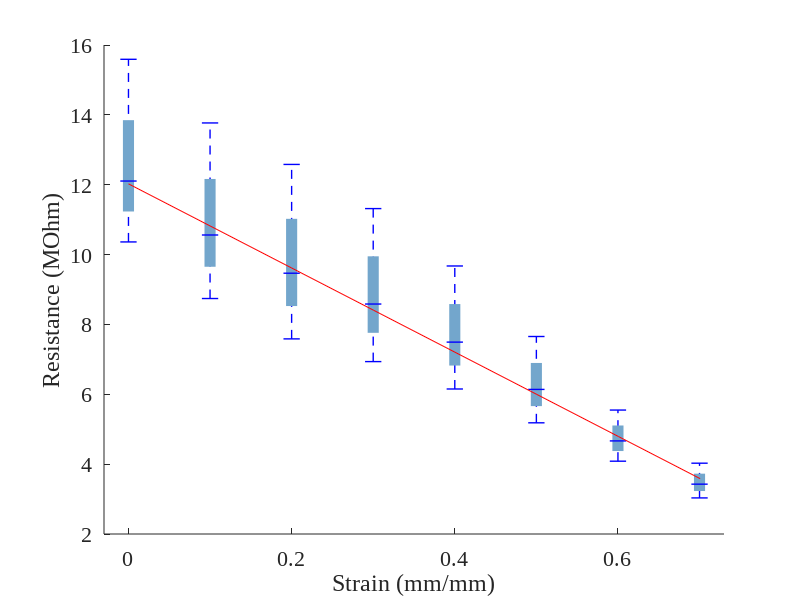

Write the MATLAB code that produced this figure.
%%%%%%%%%%%%%%%%%%%%%%%%%%%%%%%%%%%%%%%%%%%%%%%%%%
%   June 12, 2020
%   Resistance vs Strain for Line Gap Samples
%   Jakob Thygerson
%%%%%%%%%%%%%%%%%%%%%%%%%%%%%%%%%%%%%%%%%%%%%%%%%%

clear, clc, close all

strain = [3.33333E-05
0.1001
0.200011111
0.300204762
0.4004
0.500666667
0.600666667
0.700766667];

L1 = [15590.60227
13768.46584
12580.76082
11316.39183
9673.414855
7654.39451
5548.502249
4027.242214]./1000;

L2 = [10361.88604
9171.44767
8232.067685
7499.563702
6655.521517
5580.646873
4362.371831
3220.694715]./1000;

L3 = [10363.29657
8741.679425
7586.214881
6935.808875
6151.655671
5183.325144
4084.64955
3033.160889]./1000;


g1 = [L1(1),L2(1),L3(1)];
std1 = std(g1);
g2 = [L1(2),L2(2),L3(2)];
std2 = std(g2);
g3 = [L1(3),L2(3),L3(3)];
std3 = std(g3);
g4 = [L1(4),L2(4),L3(4)];
std4 = std(g4);
g5 = [L1(5),L2(5),L3(5)];
std5 = std(g5);
g6 = [L1(6),L2(6),L3(6)];
std6 = std(g6);
g7 = [L1(7),L2(7),L3(7)];
std7 = std(g7);
g8 = [L1(8),L2(8),L3(8)];
std8 = std(g8);

means = [mean(g1) mean(g2) mean(g3) mean(g4) mean(g5) mean(g6) mean(g7) mean(g8)];

m = polyfit(strain',means,1);

fit = m(1).*strain+m(2);

figure, hold on
ylabel('Resistance (MOhm)')
xlabel('Strain (mm/mm)')
xlim([-.03,.73])
set(gca,'fontname','Times New Roman');
set(gca,'fontsize',16);


%extreme line
plot([0 0], [min(g1), max(g1)],'--b','LineWidth',1)
plot([0.1 0.1],[min(g2), max(g2)],'--b','LineWidth',1)
plot([0.2 0.2],[min(g3), max(g3)],'--b','LineWidth',1)
plot([0.3 0.3],[min(g4), max(g4)],'--b','LineWidth',1)
plot([0.4 0.4],[min(g5), max(g5)],'--b','LineWidth',1)
plot([0.5 0.5],[min(g6), max(g6)],'--b','LineWidth',1)
plot([0.6 0.6],[min(g7), max(g7)],'--b','LineWidth',1)
plot([0.7 0.7],[min(g8), max(g8)],'--b','LineWidth',1)

%interquartile box
plot([0 0], [mean([max(g1),mean(g1)]), mean([min(g1),mean(g1)])],'-','LineWidth',8,'color',[.45,.65,.8])
plot([0.1 0.1], [mean([max(g2),mean(g2)]), mean([min(g2),mean(g2)])],'-b','LineWidth',8,'color',[.45,.65,.8])
plot([0.2 0.2], [mean([max(g3),mean(g3)]), mean([min(g3),mean(g3)])],'-','LineWidth',8,'color',[.45,.65,.8])
plot([0.3 0.3], [mean([max(g4),mean(g4)]), mean([min(g4),mean(g4)])],'-','LineWidth',8,'color',[.45,.65,.8])
plot([0.4 0.4], [mean([max(g5),mean(g5)]), mean([min(g5),mean(g5)])],'-','LineWidth',8,'color',[.45,.65,.8])
plot([0.5 0.5], [mean([max(g6),mean(g6)]), mean([min(g6),mean(g6)])],'-','LineWidth',8,'color',[.45,.65,.8])
plot([0.6 0.6], [mean([max(g7),mean(g7)]), mean([min(g7),mean(g7)])],'-','LineWidth',8,'color',[.45,.65,.8])
plot([0.7 0.7], [mean([max(g8),mean(g8)]), mean([min(g8),mean(g8)])],'-','LineWidth',8,'color',[.45,.65,.8])

%mean markers
w=0.01; %marker width
plot([0-w, 0+w],[mean(g1),mean(g1)],'-b','LineWidth',1)
plot([.1-w, .1+w],[mean(g2),mean(g2)],'-b','LineWidth',1)
plot([.2-w, .2+w],[mean(g3),mean(g3)],'-b','LineWidth',1)
plot([.3-w, .3+w],[mean(g4),mean(g4)],'-b','LineWidth',1)
plot([.4-w, .4+w],[mean(g5),mean(g5)],'-b','LineWidth',1)
plot([.5-w, .5+w],[mean(g6),mean(g6)],'-b','LineWidth',1)
plot([.6-w, .6+w],[mean(g7),mean(g7)],'-b','LineWidth',1)
plot([.7-w, .7+w],[mean(g8),mean(g8)],'-b','LineWidth',1)



%Extreme markers
%maximums
plot([0-w, 0+w],[max(g1),max(g1)],'-b','LineWidth',1)
plot([.1-w, .1+w],[max(g2),max(g2)],'-b','LineWidth',1)
plot([.2-w, .2+w],[max(g3),max(g3)],'-b','LineWidth',1)
plot([.3-w, .3+w],[max(g4),max(g4)],'-b','LineWidth',1)
plot([.4-w, .4+w],[max(g5),max(g5)],'-b','LineWidth',1)
plot([.5-w, .5+w],[max(g6),max(g6)],'-b','LineWidth',1)
plot([.6-w, .6+w],[max(g7),max(g7)],'-b','LineWidth',1)
plot([.7-w, .7+w],[max(g8),max(g8)],'-b','LineWidth',1)
%minimums
plot([0-w, 0+w],[min(g1),min(g1)],'-b','LineWidth',1)
plot([.1-w, .1+w],[min(g2),min(g2)],'-b','LineWidth',1)
plot([.2-w, .2+w],[min(g3),min(g3)],'-b','LineWidth',1)
plot([.3-w, .3+w],[min(g4),min(g4)],'-b','LineWidth',1)
plot([.4-w, .4+w],[min(g5),min(g5)],'-b','LineWidth',1)
plot([.5-w, .5+w],[min(g6),min(g6)],'-b','LineWidth',1)
plot([.6-w, .6+w],[min(g7),min(g7)],'-b','LineWidth',1)
plot([.7-w, .7+w],[min(g8),min(g8)],'-b','LineWidth',1)

%fit line
plot(strain,fit,'r')
